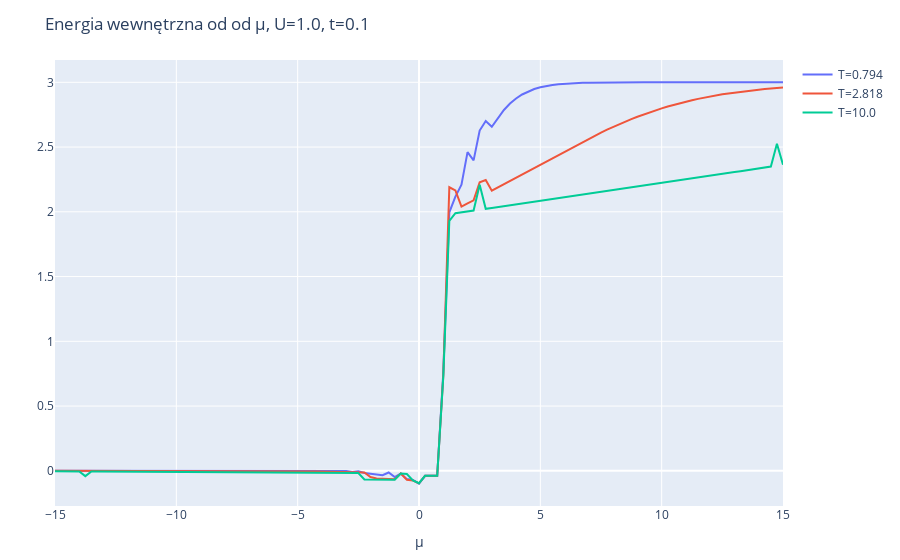

Notebook cell for this chart:
### Code cell
y_vals = U_vals

layout = Layout(
    title="Energia wewnętrzna od od μ, U=$U, t=$t",
    xaxis_title="μ",
    yaxis_title="",
)
plot([scatter(x=chem_potentials, y=yval, name="T=$t") for (yval, t) in zip(y_vals, temp_range)], layout)
